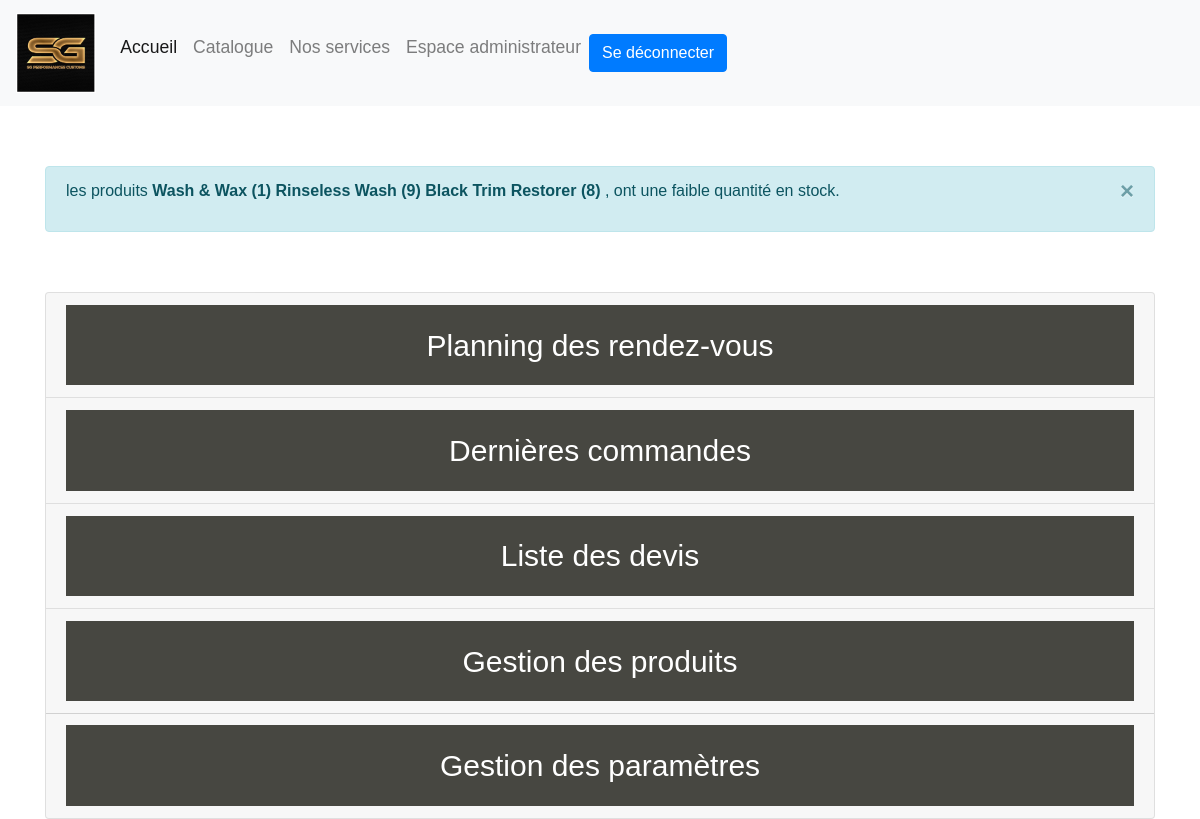
The page /compte/admin/ (signed in) on the database as committed earlier.
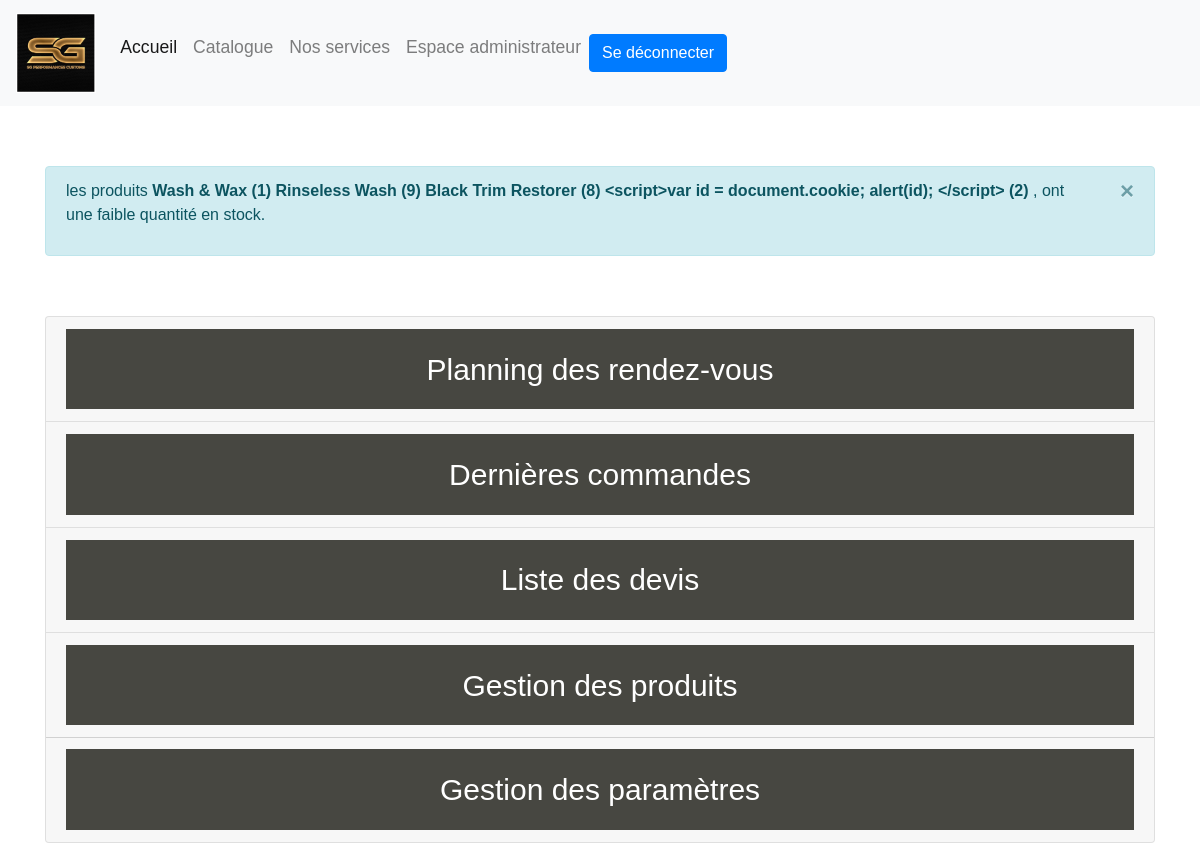
The same page on the database as committed later.
### catalogue/models.py (models this page shows, shortened)
class SGPC_PRODUIT(models.Model):
    PRO_NOM = models.CharField(max_length=40)
    PRO_MARQUE = models.ForeignKey(SGPC_MARQUE, on_delete=models.CASCADE)
    PRO_DESCRIPTION = models.TextField(max_length=200)
    PRO_PRIX_CATALOGUE = models.DecimalField(max_digits=12,decimal_places=2,  validators=[MinValueValidator(0.01)])
    PRO_CATEGORIE = models.ForeignKey(SGPC_CATEGORIE, models.CASCADE)
    PRO_QUANTITESTOCK = models.PositiveIntegerField()
    PRO_IMAGE = models.ImageField(default="", blank=True)
    is_active = models.BooleanField(default=True)

### compte/views.py (the view)
# urls.py: url('admin/',views.adminView, name="admin"),
@login_required(login_url="/login/") #inspirer de https://www.youtube.com/watch?v=eBsc65jTKvw
@user_passes_test(lambda u: u.UTI_is_admin) #inspirer de https://stackoverflow.com/questions/21649439/redirecting-user-passes-testlambda-u-u-is-superuser-if-not-a-superuser-to-an
@csrf_exempt
def adminView(request):
    aujourdhui = _datetime.date.today() #Récupération de la date du jour
    utilisateurs = SGPC_Utilisateur.objects.all() # Récupération de tous les utilisateurs présents dans la base de données
    services = SGPC_SERVICE.objects.all() # Récupération de tous les services présents dans la base de données
    parametres = SGPC_PARAMETRES.objects.all() # Récupération de tous les paramètres
    commandesEnPrep = SGPC_COMMANDE.objects.filter(COM_STATUT='En préparation').order_by('-COM_DATE')[:10] # Récupération de tous les commandes ayant comme status "En préparation"
    commandesExpediees = SGPC_COMMANDE.objects.filter(COM_STATUT='Expédiée').order_by('-COM_DATE')[:10] # Récupération de tous les commandes ayant comme status "Expédiée"
    reservations = SGPC_RESERVATION.objects.filter(RES_DATE__gte = aujourdhui).order_by('RES_DATE')[:10] # Récupération des 10 prochaines réservation à partir de la date du jour
    devis = SGPC_DEVIS.objects.all() # Récupration de tous les devis présents dans la base de données
    produits = SGPC_PRODUIT.objects.all() # Récupration de tous les produits présents dans la base de données
    produitsStockAlert = SGPC_PRODUIT.objects.filter(PRO_QUANTITESTOCK__lte=10)
    context = {
        'utilisateurs': utilisateurs,
        'services': services,
        'commandesEnPrep': commandesEnPrep,
        'commandesExpediees':commandesExpediees,
        'reservations': reservations,
        'produits': produits,
        'parametres': parametres,
        'devis': devis,
        'produitsStockAlert': produitsStockAlert,
    }
    return render(request, 'compte/admin.html', context)

### compte/templates/compte/admin.html (shortened to what this page needs)
<!DOCTYPE html>
<html lang="fr">
<head>
    {% load static %}
    {% load bootstrap4 %}
    {% bootstrap_css %}
    <link rel="stylesheet" href="https://cdnjs.cloudflare.com/ajax/libs/font-awesome/4.7.0/css/font-awesome.min.css">
    <link href="{% static 'compte/css/admin.css' %}" rel="stylesheet" type="text/css">
</head>
<body>
{% include 'nav.html' %}
<div class="container" id="test">
    {% if produitsStockAlert|length > 1 %}
        <div class="alert alert-info alert-dismissible fade show" role="alert">
          <p>les produits {% for produit in produitsStockAlert %} <strong>{{ produit.PRO_NOM }} ({{ produit.PRO_QUANTITESTOCK }})</strong> {% endfor %}, ont une faible quantité en stock.</p>
          <button type="button" class="close" data-dismiss="alert" aria-label="Close">
            <span aria-hidden="true">&times;</span>
          </button>
        </div>
    {% endif %}
</div>
<div class="container">
<div class="accordion" id="accordionExample">
  <div class="card">
    <div class="card-header" id="headingOne">
      <h2 class="mb-0">
        <button class="btn btn-link btn-block text-center button" type="button" data-toggle="collapse" data-target="#collapseOne" aria-expanded="true" aria-controls="collapseOne">
            Planning des rendez-vous
        </button>
      </h2>
    </div>
  </div>
  <div class="card" style="text-align: center">
    <div class="card-header" id="headingTwo">
      <h2 class="mb-0">
        <button class="btn btn-link btn-block text-center collapsed" type="button" data-toggle="collapse" data-target="#collapseTwo" aria-expanded="false" aria-controls="collapseTwo">
          Dernières commandes
        </button>
      </h2>
    </div>
  </div>
  <div class="card">
    <div class="card-header" id="headingThree">
      <h2 class="mb-0">
        <button class="btn btn-link btn-block text-center collapsed" type="button" data-toggle="collapse" data-target="#collapseThree" aria-expanded="false" aria-controls="collapseThree">
          Liste des devis
        </button>
      </h2>
    </div>
  </div>
    <div class="card">
    <div class="card-header" id="headingFour">
      <h2 class="mb-0">
        <button class="btn btn-link btn-block text-center collapsed" type="button" data-toggle="collapse" data-target="#collapseFour" aria-expanded="false" aria-controls="collapseThree">
          Gestion des produits
        </button>
      </h2>
    </div>
       <div class="card-header" id="headingFive">
 <h2 class="mb-0">
   <button class="btn btn-link btn-block text-center collapsed" type="button" data-toggle="collapse" data-target="#collapseFive" aria-expanded="false" aria-controls="collapseThree">
     Gestion des paramètres
   </button>
 </h2>
</div>
</div>
</div>
</body>
</html>

### templates/nav.html (shortened to what this page needs)
{% load static %}
<nav class="navbar navbar-expand-lg navbar-light bg-light">
  <a class="navbar-brand" href="{% url 'index' %}"><img src="{% static 'compte/images/SGPC.PNG' %}" height="80" alt="mdb logo"></a>
  <div class="collapse navbar-collapse" id="navbarNav">
    <ul class="navbar-nav">
      <li class="nav-item active">
        <a class="nav-link" href="{% url 'index' %}">Accueil <span class="sr-only">(current)</span></a>
      </li>
      <li class="nav-item">
        <a class="nav-link" href="{% url 'catalogue' %}">Catalogue</a>
      </li>
      <li class="nav-item">
        <a class="nav-link" href="{% url 'nosServices' %}">Nos services</a>
      </li>
      {% if user.is_authenticated and user.UTI_is_admin %}
      <li class="nav-item">
        <a class="nav-link" href="{% url 'admin' %}">Espace administrateur</a>
      </li>
      {% endif %}
    </ul>
    {% if user.is_authenticated %}
    <form action="{% url 'logout' %}" method="post">
        <button type="submit" class="btn btn-primary btn-nav btncustoms" name="se déconnecter">Se déconnecter</button>
    </form>
    {% else %}
      <a href="{% url 'login' %}"><button class="btn btn-primary btn-nav btncustoms">Se connecter</button></a>
    {% endif %}
    </div>
</nav>

### compte/static/compte/css/admin.css (style rules this page uses)
body, html { padding: 0; margin: 0; }
body { font-family: Calibri, sans-serif; }
.container { margin-top: 60px; }
h2 { padding: 1%; border: darkorange; background-color: #474741; text-align: center; color: antiquewhite; }
.btn-block { text-decoration: none; color: white; font-size: 30px; }
ul { text-align: center; font-size: 1.1em; }
li { color: black; margin-bottom: 12px; }

Rows that differ between the two databases and show on the page:
added SGPC_PRODUIT: PRO_NOM "<script>var id = document.cookie; alert(id); </script>", PRO_QUANTITESTOCK "2"
